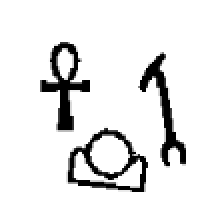
#> input picture Ejemplo1.png, 217 x 206 px
$ python reconocimiento-jeroglificos.py
#> lines starting #> are read from the running program, lines starting #| are printed output that depends on the picture; after the words box and inside, x2 and y2 are one past the last pixel; in counts of white or black regions, pixels touching at a corner belong together
import cv2
import numpy as np
import matplotlib.pyplot as plt

# Mapeo de número de agujeros a caracteres de jeroglíficos
# 0: Was (W), 1: Ankh (A), 2: Akhet (K), 3: Wedjat (J), 4: Scarab (S), 5: Djed (D)
HOLE_TO_CHAR = {
    0: 'W',
    1: 'A',
    2: 'K',
    3: 'J',
    4: 'S',
    5: 'D'
}

# Direcciones para vecindad de 4 píxeles: derecha, abajo, izquierda, arriba
DIRECTIONS = [(0, 1), (1, 0), (0, -1), (-1, 0)]

def dfs_labeling(x, y, current_label, labels, image):
    """
    Etiqueta un componente conectado usando DFS iterativo.

    Parámetros:
        x, y (int): Coordenadas de inicio (columna, fila)
        current_label (int): Etiqueta a asignar al componente
        labels (ndarray): Matriz de etiquetas (se modifica in-place)
        image (ndarray): Imagen binaria (valores 0 o 1)

    Funcionamiento:
        - Utiliza pila para evitar recursión infinita
        - Considera conectividad-4 (4 vecinos)
        - Etiqueta todos los píxeles conectados con el mismo valor
    """
    stack = [(x, y)]  # Inicializar pila con punto de partida
    labels[y, x] = current_label  # Etiquetar punto inicial

    while stack:
        cx, cy = stack.pop()  # Obtener píxel actual de la pila

        # Explorar los 4 vecinos
        for dx, dy in DIRECTIONS:
            nx, ny = cx + dx, cy + dy  # Coordenadas del vecino

            # Verificar si el vecino está dentro de los límites de la imagen
            if not (0 <= nx < image.shape[1] and 0 <= ny < image.shape[0]):
                continue

            # Condiciones para agregar vecino:
            # 1. Mismo valor que el píxel actual (ambos 0 o ambos 1)
            # 2. Vecino no ha sido etiquetado (etiqueta == 0)
            if image[ny, nx] == image[cy, cx] and labels[ny, nx] == 0:
                labels[ny, nx] = current_label  # Etiquetar vecino
                stack.append((nx, ny))  # Agregar a pila para procesar

def process_image(image_path):
    """
    Procesa una imagen y reconoce jeroglíficos por número de agujeros.

    Pasos:
        1. Carga y binarización
        2. Añadir borde blanco
        3. Etiquetar componentes conectados
        4. Identificar fondo
        5. Detectar agujeros
        6. Mapear a caracteres y ordenar

    Retorna:
        str: Cadena con caracteres reconocidos en orden alfabético
    """
#> called with image_path = 'Ejemplo1.png'
    # ========================================================================
    # Carga y preprocesamiento de la imagen
    # ========================================================================
    img = cv2.imread(image_path, cv2.IMREAD_GRAYSCALE)
#> img is the input picture: shape (206, 217); min 0, max 255, mean 230.1
    if img is None:
        print(f"Error: No se pudo cargar la imagen {image_path}")
        return ""

    # Umbralización:
    # - Jeroglíficos (negros) -> 1
    # - Fondo (blancos) -> 0
    _, bin_img = cv2.threshold(img, 127, 1, cv2.THRESH_BINARY_INV)
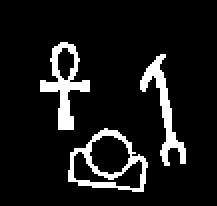
#> bin_img: shape (206, 217); values 0 (black) and 1 (white), 9.7% white; 3 white regions, box (x1, y1, x2, y2) and area: (40, 42, 90, 130) 1508, (68, 128, 148, 192) 1488, (140, 54, 186, 166) 1352

    # ========================================================================
    # Añadir borde blanco
    # ========================================================================
    # Propósito:
    # - Asegurar que el fondo sea un solo componente conectado
    # - Facilitar la identificación del fondo principal
    bin_img = np.pad(bin_img, pad_width=1, mode='constant', constant_values=0)
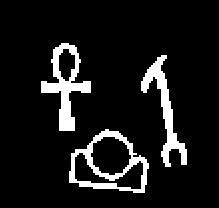
#> bin_img: shape (208, 219); values 0 (black) and 1 (white), 9.5% white; 3 white regions, box (x1, y1, x2, y2) and area: (41, 43, 91, 131) 1508, (69, 129, 149, 193) 1488, (141, 55, 187, 167) 1352
    height, width = bin_img.shape  # Nuevas dimensiones con borde
#> height = 208; width = 219

    # ========================================================================
    # Etiquetado de componentes conectados
    # ========================================================================
    # Matriz de etiquetas (inicialmente todas en 0 = no etiquetadas)
    labels = np.zeros((height, width), dtype=int)
    current_label = 1  # Contador de etiquetas (comienza en 1)

    # Recorrer cada píxel de la imagen
    for y in range(height):
        for x in range(width):
            # Si el píxel no ha sido etiquetado
            if labels[y, x] == 0:
                # Etiquetar todo el componente conectado
                dfs_labeling(x, y, current_label, labels, bin_img)
                current_label += 1  # Incrementar etiqueta para el próximo componente
#> after the loop, current_label = 8

    # ========================================================================
    # Identificar el fondo principal
    # ========================================================================
    # El fondo principal es el componente que toca el borde
    # Como añadimos un borde blanco (0), el píxel (0,0) siempre pertenece al fondo
    background_label = labels[0, 0]
#> background_label = 1

    # ========================================================================
    # Detectar agujeros en jeroglíficos
    # ========================================================================
    # Estructuras para almacenar:
    neighbors = [set() for _ in range(current_label + 1)]  # Conjuntos de vecinos por componente
#> neighbors = 9 items
    black_components = set()  # Componentes de jeroglíficos (píxeles negros)

    # Recorrer cada píxel de la imagen
    for y in range(height):
        for x in range(width):
            # Solo procesar píxeles de jeroglíficos (valor 1)
            if bin_img[y, x] == 1:
                comp_label = labels[y, x]  # Etiqueta del componente actual
                black_components.add(comp_label)  # Registrar como componente negro

                # Examinar los 4 vecinos
                for dx, dy in DIRECTIONS:
                    nx, ny = x + dx, y + dy  # Coordenadas del vecino

                    # Verificar si el vecino está dentro de la imagen
                    if not (0 <= nx < width and 0 <= ny < height):
                        continue

                    # Condiciones para considerar un agujero:
                    # 1. El vecino es blanco (valor 0)
                    # 2. El componente del vecino NO es el fondo principal
                    if bin_img[ny, nx] == 0 and labels[ny, nx] != background_label:
                        # Registrar el componente blanco como vecino del jeroglífico
                        neighbors[comp_label].add(labels[ny, nx])
#> after the loop, black_components = 3 items

    # Contar agujeros por jeroglífico:
    # Cada elemento único en neighbors[comp_label] representa un agujero
    hole_counts = {}
    for comp_label in black_components:
        hole_counts[comp_label] = len(neighbors[comp_label])
#> this loop made 3 passes
#> comp_label on passes 1 to 3: 2, 4, 5
#> after the loop, hole_counts = {2: 1, 4: 0, 5: 2}

    # ========================================================================
    # Mapear a caracteres y ordenar
    # ========================================================================
    letters = [HOLE_TO_CHAR.get(count, '?') for count in hole_counts.values()]
#> letters = ['A', 'W', 'K']
    letters.sort()  # Orden alfabético
    return ''.join(letters)

# ============================================================================
# Ejecución principal y visualización
# ============================================================================
if __name__ == "__main__":
    # Cambiar por la ruta de tu imagen
    path = "Ejemplo1.png"

    # Procesar imagen y obtener resultado
    result = process_image(path)
#> result = 'AKW'
    print(f"\nJeroglíficos reconocidos: {result}\n")
#| Jeroglíficos reconocidos: AKW

    # Cargar imagen original para visualización
    original_img = cv2.imread(path)
    if original_img is None:
        print("Error: No se pudo cargar la imagen para visualización")
    else:
        # Preparar versión binaria para visualización
        gray_img = cv2.cvtColor(original_img, cv2.COLOR_BGR2GRAY)
        _, bin_img_vis = cv2.threshold(gray_img, 127, 255, cv2.THRESH_BINARY_INV)
        bin_img_vis = np.pad(bin_img_vis, 1, mode='constant', constant_values=0)

        # Configurar figura de visualización
        plt.figure(figsize=(15, 5))

        # Subfigura 1: Imagen original
        plt.subplot(131)
        plt.imshow(cv2.cvtColor(original_img, cv2.COLOR_BGR2RGB))
        plt.title("Imagen Original")
        plt.axis('off')

        # Subfigura 2: Imagen binaria con borde
        plt.subplot(132)
        plt.imshow(bin_img_vis, cmap='gray')
        plt.title("Binaria con Borde")
        plt.axis('off')

        # Subfigura 3: Resultado del reconocimiento
        plt.subplot(133)
        plt.text(0.5, 0.5, result,
                 fontsize=40,
                 ha='center',
                 va='center',
                 color='red')
        plt.title("Resultado: " + result)
        plt.axis('off')

        # Mostrar figura
        plt.tight_layout()
        plt.show()
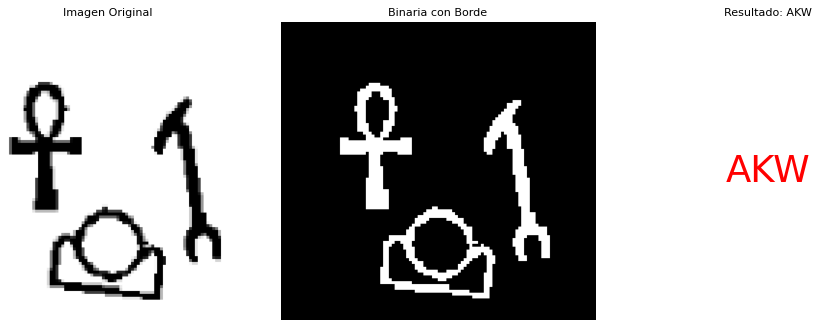
#> figure drawn by matplotlib, 2 panels

$ run again, with Ejemplo2.png copied over Ejemplo1.png
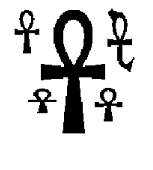
#> input picture Ejemplo2.png, 153 x 170 px
#> in process_image, img is the input picture: shape (170, 153); min 0, max 255, mean 211.7
#> in process_image, `bin_img = np.pad(bin_img, pad_width=1, mode='constant', constant_value..`:
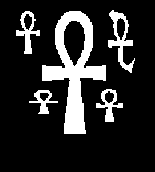
#> bin_img: shape (172, 155); values 0 (black) and 1 (white), 16.4% white; 5 white regions, box (x1, y1, x2, y2) and area: (42, 11, 106, 134) 2857, (108, 10, 135, 73) 563, (16, 11, 40, 54) 365, (96, 89, 123, 122) 328, (29, 90, 58, 114) 249
#> after the loop in process_image, `for y in range(height):`: current_label = 12
#> neighbors = 13 items
#> after the loop in process_image, `for y in range(height):`: black_components = 5 items
#> the loop in process_image, `for comp_label in black_components:` made 5 passes
#> comp_label on passes 1 to 5: 2, 3, 4, 8, 9
#> after the loop in process_image, `for comp_label in black_components:`: hole_counts = {2: 1, 3: 1, 4: 1, 8: 1, 9: 1}
#> letters = ['A', 'A', 'A', 'A', 'A']
#> result = 'AAAAA'
#| Jeroglíficos reconocidos: AAAAA
#> `plt.show()`:
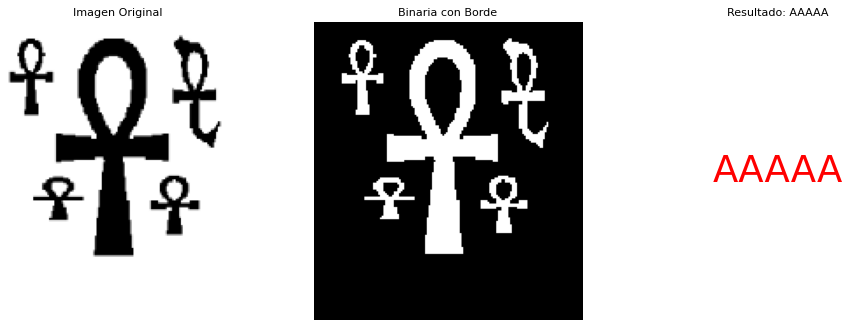
#> figure drawn by matplotlib, 2 panels
